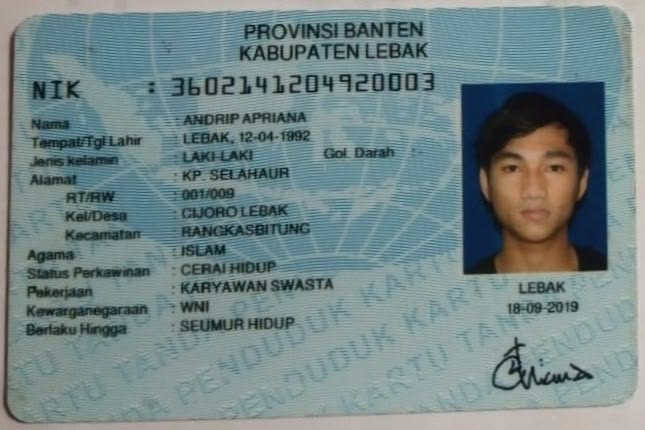
#> input picture data/samples/2026.jpg, 645 x 430 px
$ python -i preprocessor.py   (imports and definitions only)
#> lines starting #> are read from the running program, lines starting #| are printed output that depends on the picture
from pathlib import Path
from typing import Union, Tuple
import cv2
import numpy as np
import tempfile
import io
from PIL import Image, ImageOps

# Enable HEIC / HEIF support for Apple iPhone photos
# [5 lines not run here, left out]

class ImagePreprocessor:
    """
    Optimized preprocessor for Indonesian KTP images.
    - Supports JPG, PNG, WEBP, HEIC/HEIF (iPhone photos).
    - Automatically corrects EXIF orientation (handles rotated iPhone camera shots).
    - Upscales small/low-res images to optimal OCR resolution (~900px height) using cubic interpolation.
    - Downscales oversized images to prevent latency blowup.
    - Preserves font edge clarity and avoids destructive contrast artifacting.
    """

    def __init__(self, target_height: int = 900, max_width: int = 1600, max_dim: int | None = None):
        self.target_height = target_height
        self.max_width = max_dim if max_dim is not None else max_width

    def load_image(self, image_input: Union[str, Path, bytes, np.ndarray]) -> np.ndarray:
        """
        Load image from path, bytes, or numpy array.
        Uses Pillow with HEIC support and EXIF auto-transposition to ensure
        photos from iPhones and cameras are oriented correctly.
        """
        if isinstance(image_input, np.ndarray):
            return image_input.copy()

        try:
            if isinstance(image_input, (str, Path)):
                pil_img = Image.open(str(image_input))
            elif isinstance(image_input, bytes):
                pil_img = Image.open(io.BytesIO(image_input))
            else:
                raise TypeError(f"Unsupported image input type: {type(image_input)}")

            # Automatically correct rotation according to EXIF metadata (crucial for smartphone photos)
            pil_img = ImageOps.exif_transpose(pil_img)

            # Ensure image is RGB (convert RGBA, Grayscale, Palette)
            if pil_img.mode != "RGB":
                pil_img = pil_img.convert("RGB")

            # Convert PIL RGB to OpenCV BGR
            rgb_arr = np.array(pil_img)
            bgr_arr = cv2.cvtColor(rgb_arr, cv2.COLOR_RGB2BGR)
            return bgr_arr

        except Exception as e:
            # Fallback to direct OpenCV reading if Pillow fails
            if isinstance(image_input, (str, Path)):
                img = cv2.imread(str(image_input))
                if img is not None:
                    return img
            elif isinstance(image_input, bytes):
                nparr = np.frombuffer(image_input, np.uint8)
                img = cv2.imdecode(nparr, cv2.IMREAD_COLOR)
                if img is not None:
                    return img
            raise ValueError(f"Gagal membaca format gambar (pastikan file gambar valid atau berformat HEIC/JPG/PNG): {e}")

    def deskew(self, img: np.ndarray) -> np.ndarray:
        """
        Detects and corrects slight image tilt (rotational skew) common in smartphone photos.
        """
        try:
            gray = cv2.cvtColor(img, cv2.COLOR_BGR2GRAY)
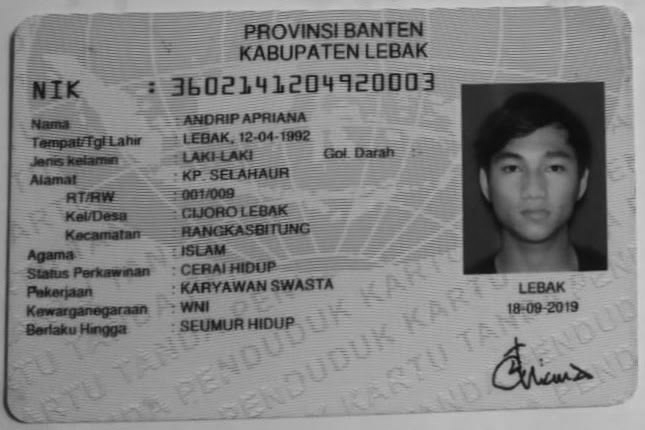
#> gray: shape (430, 645); min 11, max 207, mean 131.8
            # Edge detection with Canny
            edges = cv2.Canny(gray, 50, 150, apertureSize=3)
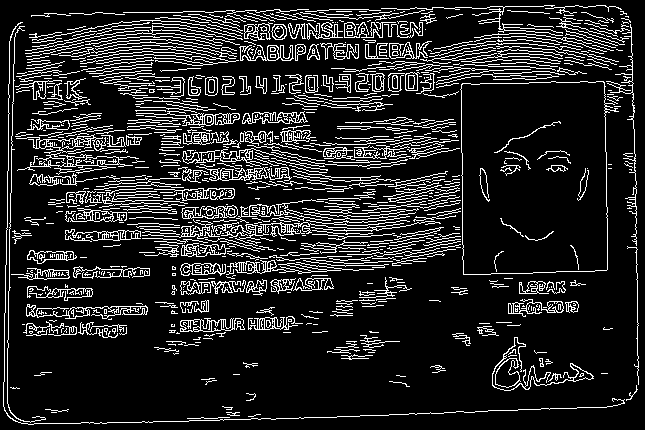
#> edges: shape (430, 645); 14.5% white in thin lines or dots
            lines = cv2.HoughLinesP(edges, 1, np.pi / 180, 100, minLineLength=100, maxLineGap=15)
#> lines = 172 rows, first 6: [329, 9, 471, 7], [6, 264, 10, 36], [453, 44, 631, 41], [337, 416, 612, 406], [175, 53, 529, 59], [191, 52, 463, 52]
            if lines is not None:
                angles = []
                for line in lines:
                    x1, y1, x2, y2 = line[0]
                    angle = np.degrees(np.arctan2(y2 - y1, x2 - x1))
                    # Only consider subtle tilt angles between -20 and 20 degrees
                    if -20 < angle < 20 and abs(angle) > 0.4:
                        angles.append(angle)
#> this loop made 172 passes
#> (x1, y1, x2, y2, angle) on passes 1 to 3: (329, 9, 471, 7, -0.807), (6, 264, 10, 36, -88.99), (453, 44, 631, 41, -0.966)
#> after the loop, angles = 126 values, max 17.22 at index 84, min -19.8 at index 58, mean -2.29
                if len(angles) >= 3:
                    median_angle = float(np.median(angles))
#> median_angle = -2.21
                    if abs(median_angle) > 0.5:
                        (h, w) = img.shape[:2]
#> h = 430; w = 645
                        center = (w // 2, h // 2)
#> center = (322, 215)
                        M = cv2.getRotationMatrix2D(center, median_angle, 1.0)
#> M = [[0.999, -0.0386, 8.55], [0.0386, 0.999, -12.28]]
                        img = cv2.warpAffine(img, M, (w, h), flags=cv2.INTER_CUBIC, borderMode=cv2.BORDER_REPLICATE)
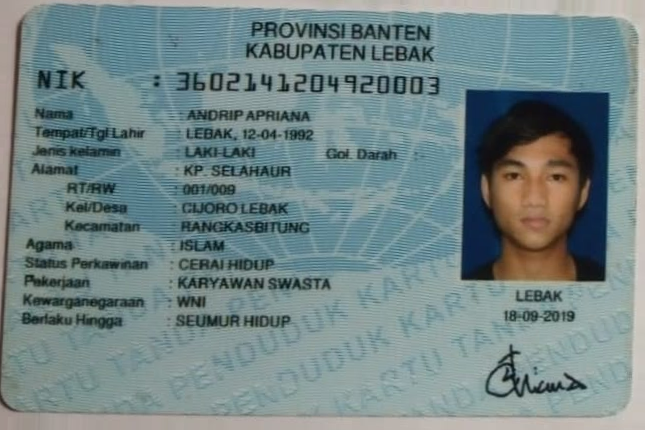
#> img: shape (430, 645, 3); mean R, G, B 114.9, 133.7, 134.7
        except Exception:
            pass
        return img

    def optimize_resolution(self, img: np.ndarray) -> np.ndarray:
        """
        Scales image to optimal reading resolution.
        Text in KTP needs to be ~20-30px tall for high OCR accuracy.
        """
        h, w = img.shape[:2]
#> h = 430; w = 645

        # Upscale if low resolution (e.g. height < target_height)
        if h < self.target_height:
            scale = self.target_height / float(h)
#> scale = 2.09
            new_w, new_h = int(w * scale), self.target_height
#> new_w = 1350; new_h = 900
            img = cv2.resize(img, (new_w, new_h), interpolation=cv2.INTER_CUBIC)
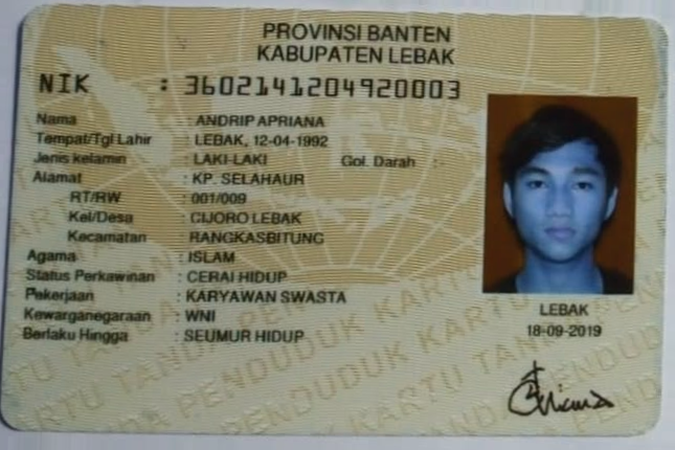
#> img: shape (900, 1350, 3) (shown at 1/2 size); mean of channels 0, 1, 2 114.9, 133.7, 134.7; drawn as B, G, R
        # Downscale if excessively large (> max_width) to keep sub-second latency
        elif w > self.max_width:
            scale = self.max_width / float(w)
            new_w, new_h = self.max_width, int(h * scale)
            img = cv2.resize(img, (new_w, new_h), interpolation=cv2.INTER_AREA)

        return img

    def process(self, image_input: Union[str, Path, bytes, np.ndarray]) -> Tuple[np.ndarray, Path]:
        """
        Runs loading (with HEIC & EXIF rotation), deskewing, resolution optimization,
        and writes temporary PNG file for OCR parsing.
        Returns:
            Tuple of (processed_cv2_image, temp_file_path)
        """
        img = self.load_image(image_input)
        img_deskewed = self.deskew(img)
        img_optimized = self.optimize_resolution(img_deskewed)

        # Save to temp file as standard PNG
        temp_file = tempfile.NamedTemporaryFile(suffix=".png", delete=False)
        temp_path = Path(temp_file.name)
        temp_file.close()

        cv2.imwrite(str(temp_path), img_optimized)
        return img_optimized, temp_path

>>> import cv2
>>> picture = cv2.cvtColor(cv2.imread('../data/samples/2026.jpg'), cv2.COLOR_BGR2RGB)
>>> result = ImagePreprocessor().process(picture)
